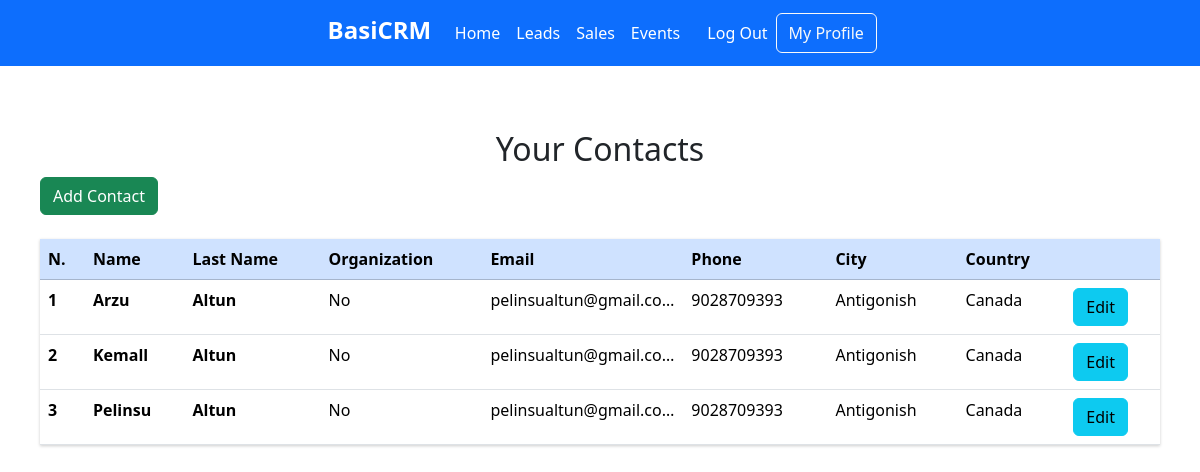
Page /contacts (signed in) on the committed database.
### CRMApp/models.py (models this page shows, shortened)
class Contact(models.Model):
    created_at=models.DateTimeField(auto_now_add=True)
    updated_at=models.DateTimeField(auto_now=True)
    user=models.ForeignKey(User, on_delete=models.CASCADE)
    first_name=models.CharField(max_length=50)
    last_name=models.CharField(max_length=50, default="")
    organization_name=models.CharField(max_length=250, default="")
    organization=models.BooleanField(default=False)
    email=models.EmailField()
    phone=models.CharField(max_length=50)
    address=models.CharField(max_length=50)
    city=models.CharField(max_length=50)
    country=models.CharField(max_length=50)
    notes=models.TextField(default=None, blank=True, null=True)

### CRMApp/views.py (the view)
# urls.py: path('contacts', views.get_contacts, name="get_contacts"),
def get_contacts(request, ):
    if request.method=="GET":
        contacts=Contact.objects.all().filter(user_id=request.user.id).order_by(Lower('first_name'))
        contacts={"contacts":contacts}
        return render(request, 'pages/get-contacts.html',contacts)

### templates/pages/get-contacts.html (shortened to what this page needs)
{% extends "base.html"%}
{% block content %}
<br>
<div class="wrapper">
<center>
  <h2>Your Contacts</h2>
  </center>
<a href="/contacts/add">
    <button type="button" class="btn btn-success">Add Contact</button>
</a>
<br>
<br>
<table class="table table-hover">
    <thead>
  <tr class="table-primary">
    <th scope="col">N.</th>
    <th scope="col">Name</th>
    <th scope="col">Last Name</th>
    <th scope="col">Organization</th>
    <th scope="col">Email</th>
    <th scope="col">Phone</th>
    <th scope="col">City</th>
    <th scope="col">Country</th>
    <th></th>
  </tr>
</thead>
<tbody>
    {% for contact in contacts %}
    <tr onclick="redirectTo('/contacts/{{contact.id}}')">
        <th scope="row">{{ forloop.counter }}</th>
        <th scope="row">{{ contact.first_name }}</th>
        <th scope="row">{{ contact.last_name }}</th>
        {% if contact.organization == True %}
        <td>Yes</td>
        {% else %}
        <td>No</td>
        {% endif %}
        <td>{{ contact.email }}</td>
        <td>{{ contact.phone }}</td>
        <td>{{ contact.city }}</td>
        <td>{{ contact.country }}</td>
        <td>
            <a href="/contacts/edit/{{ contact.id }}">
              <button type="button" class="btn btn-info">Edit</button>
            </a>
        </td>
    </tr>
    {% endfor %}
</tbody>
</table>
</div>
{% endblock%}

### CRMApp/static/css/table.css (style rules this page uses)
body { font-family: "Helvetica Neue", Helvetica, Arial; font-size: 14px; line-height: 20px; font-weight: 400; color: #3b3b3b; -webkit-font-smoothing: antialiased; font-smoothing: antialiased; background: white; }
.wrapper { margin: 0 auto; padding: 40px; max-width: 1300px; }
.table { margin: 0 0 40px 0; width: 100%; box-shadow: 0 1px 3px rgba(0, 0, 0, 0.2); display: table; }
:root { --grid-max-width: 40rem; --grid-width: 90%; --grid-gutter: 3%; }
:root { --html-font-size: 100%; --body-background-color: #f9f8f5; --body-color: #353535; --body-font-family: 'Roboto'; --body-font-family-fallback: sans-serif; --body-font-size: 1rem; --body-font-weight: 400; --body-line-height: 1.5; }
*, *::before, *::after { box-sizing: inherit; }
html { box-sizing: border-box; font-size: var(--html-font-size); height: 100%; }
body { background-color: var(--body-background-color); color: var(--body-color); font-family: var(--body-font-family), var(--body-font-family-fallback); font-size: var(--body-font-size); font-weight: var(--body-font-weight); line-height: var(--body-line-height); margin: 0; min-height: 100%; }
:root { --box-background-color: #fff; --box-padding-horizontal: 2rem; --box-padding-vertical: 3rem; }

### rows in the picture
Contact: first_name "Arzu", last_name "Altun", organization "No", email "pelinsualtun@gmail.com", phone "9028709393", city "Antigonish", country "Canada"
Contact: first_name "Kemall", last_name "Altun", organization "No", email "pelinsualtun@gmail.com", phone "9028709393", city "Antigonish", country "Canada"
Contact: first_name "Pelinsu", last_name "Altun", organization "No", email "pelinsualtun@gmail.com", phone "9028709393", city "Antigonish", country "Canada"
